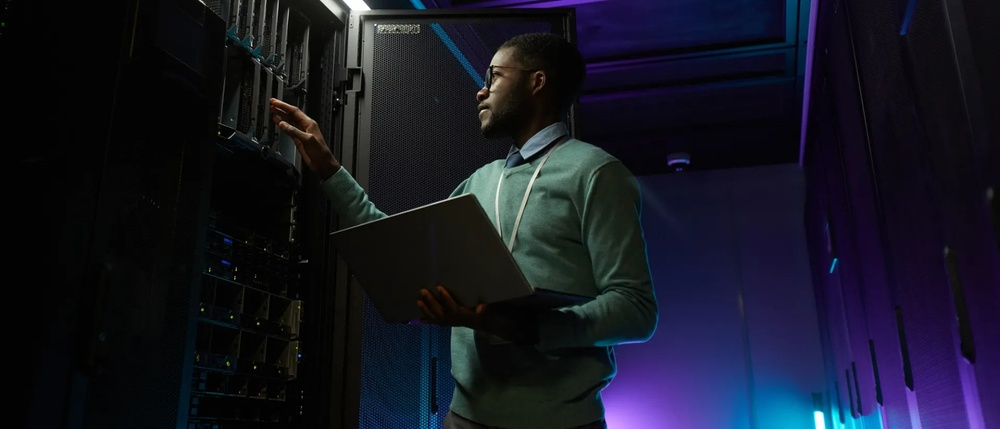
#> input picture src/assets/nerd.jpg, 1000 x 429 px, shrunk from 1920 x 823 before the run
$ python crop_image.py
#> lines starting #> are read from the running program, lines starting #| are printed output that depends on the picture
from PIL import Image

def crop_to_aspect_ratio(reference_image_path, target_image_path, output_path):
    # Open the reference image to get its aspect ratio
#> called with reference_image_path = 'src/assets/nerd.jpg', target_image_path = 'src/assets/domain-names.png', output_path = 'src/assets/domain-names_cropped.png'
    ref_img = Image.open(reference_image_path)
#> ref_img is the input picture: PIL image 1000x429 RGB; mean R, G, B 20.6, 22, 35.1
    target_img = Image.open(target_image_path)
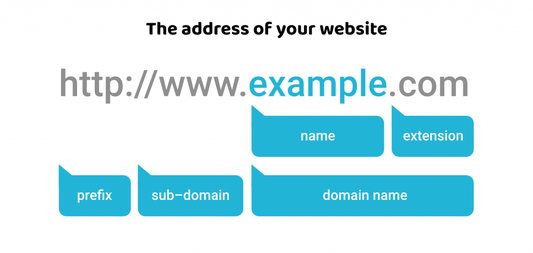
#> input picture src/assets/domain-names.png, 533 x 253 px, shrunk from 1024 x 485 before the run
#> target_img is the input picture: PIL image 533x253 RGBA; mean R, G, B, A 207.9, 235.9, 242.6, 255

    # Calculate aspect ratio of reference image
    ref_aspect = ref_img.width / ref_img.height
#> ref_aspect = 2.33

    # Calculate new height for target image based on reference aspect ratio
    new_height = int(target_img.width / ref_aspect)
#> new_height = 228

    # Calculate how much to crop from top and bottom
    height_diff = target_img.height - new_height
#> height_diff = 25
    top_crop = height_diff // 2
#> top_crop = 12

    # Crop the image
    cropped = target_img.crop((0, top_crop, target_img.width, top_crop + new_height))
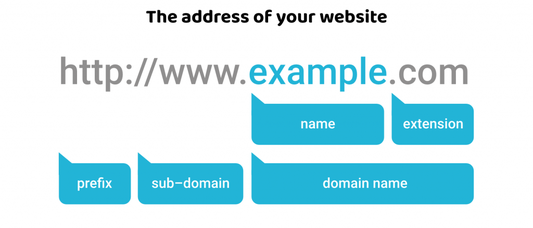
#> cropped: PIL image 533x228 RGBA; mean R, G, B, A 202.7, 233.9, 241.2, 255

    # Save the cropped image
    cropped.save(output_path, quality=95)

    # Close the images
    ref_img.close()
    target_img.close()

# Crop domain-names.png to match nerd.jpg's aspect ratio
crop_to_aspect_ratio(
    'src/assets/nerd.jpg',
    'src/assets/domain-names.png',
    'src/assets/domain-names_cropped.png'
)
